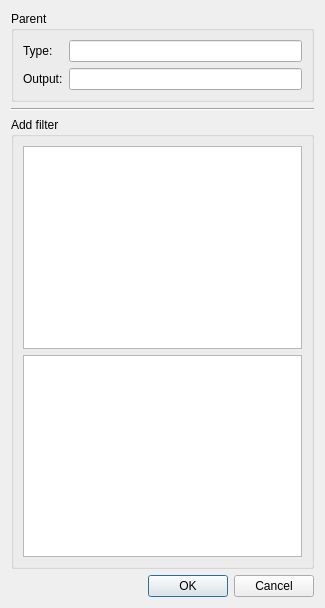
<?xml version="1.0" encoding="UTF-8"?>
<ui version="4.0">
 <class>VtkAddFilterDialogBase</class>
 <widget class="QDialog" name="VtkAddFilterDialogBase">
  <property name="geometry">
   <rect>
    <x>0</x>
    <y>0</y>
    <width>325</width>
    <height>608</height>
   </rect>
  </property>
  <property name="windowTitle">
   <string>Add visualization filter</string>
  </property>
  <layout class="QVBoxLayout" name="verticalLayout">
   <item>
    <widget class="QGroupBox" name="parentGroupBox">
     <property name="sizePolicy">
      <sizepolicy hsizetype="Preferred" vsizetype="Maximum">
       <horstretch>0</horstretch>
       <verstretch>0</verstretch>
      </sizepolicy>
     </property>
     <property name="title">
      <string>Parent</string>
     </property>
     <layout class="QVBoxLayout" name="verticalLayout_3">
      <item>
       <layout class="QGridLayout" name="gridLayout_2">
        <item row="0" column="0">
         <widget class="QLabel" name="label_3">
          <property name="text">
           <string>Type:</string>
          </property>
         </widget>
        </item>
        <item row="0" column="1">
         <widget class="QLineEdit" name="parentTypeLineEdit">
          <property name="readOnly">
           <bool>true</bool>
          </property>
         </widget>
        </item>
        <item row="1" column="0">
         <widget class="QLabel" name="label_4">
          <property name="text">
           <string>Output:</string>
          </property>
         </widget>
        </item>
        <item row="1" column="1">
         <widget class="QLineEdit" name="parentOutputLineEdit"/>
        </item>
       </layout>
      </item>
     </layout>
    </widget>
   </item>
   <item>
    <widget class="Line" name="line">
     <property name="orientation">
      <enum>Qt::Horizontal</enum>
     </property>
    </widget>
   </item>
   <item>
    <widget class="QGroupBox" name="filterGroupBox">
     <property name="sizePolicy">
      <sizepolicy hsizetype="Preferred" vsizetype="Preferred">
       <horstretch>0</horstretch>
       <verstretch>0</verstretch>
      </sizepolicy>
     </property>
     <property name="title">
      <string>Add filter</string>
     </property>
     <layout class="QVBoxLayout" name="verticalLayout_4">
      <item>
       <widget class="QListWidget" name="filterListWidget"/>
      </item>
      <item>
       <widget class="QTextEdit" name="filterDescTextEdit"/>
      </item>
     </layout>
    </widget>
   </item>
   <item>
    <widget class="QDialogButtonBox" name="buttonBox">
     <property name="orientation">
      <enum>Qt::Horizontal</enum>
     </property>
     <property name="standardButtons">
      <set>QDialogButtonBox::Cancel|QDialogButtonBox::Ok</set>
     </property>
    </widget>
   </item>
  </layout>
 </widget>
 <resources/>
 <connections>
  <connection>
   <sender>buttonBox</sender>
   <signal>accepted()</signal>
   <receiver>VtkAddFilterDialogBase</receiver>
   <slot>accept()</slot>
   <hints>
    <hint type="sourcelabel">
     <x>248</x>
     <y>254</y>
    </hint>
    <hint type="destinationlabel">
     <x>157</x>
     <y>274</y>
    </hint>
   </hints>
  </connection>
  <connection>
   <sender>buttonBox</sender>
   <signal>rejected()</signal>
   <receiver>VtkAddFilterDialogBase</receiver>
   <slot>reject()</slot>
   <hints>
    <hint type="sourcelabel">
     <x>316</x>
     <y>260</y>
    </hint>
    <hint type="destinationlabel">
     <x>286</x>
     <y>274</y>
    </hint>
   </hints>
  </connection>
 </connections>
</ui>
